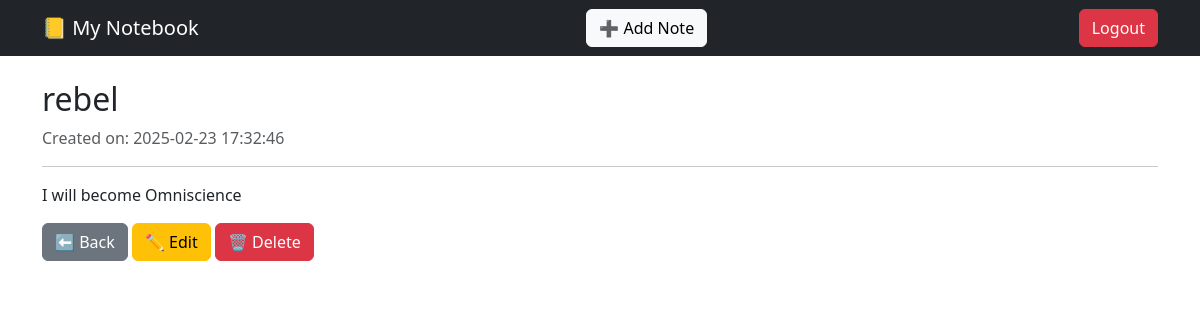
Screenshot of /view_note.php?id=7 (signed in) with the database file from the repository.
### tables this page shows
CREATE TABLE `notes` (
  `id` int(11) NOT NULL AUTO_INCREMENT,
  `user_id` int(11) DEFAULT NULL,
  `title` varchar(255) DEFAULT NULL,
  `content` text DEFAULT NULL,
  `created_at` timestamp NULL DEFAULT current_timestamp(),
  `updated_at` timestamp NULL DEFAULT current_timestamp() ON UPDATE current_timestamp(),
  `completed` tinyint(1) DEFAULT 0,
  PRIMARY KEY (`id`)
);

### view_note.php (the view, shortened to what this page needs)
<?php
require 'db.php';
$note_id = $_GET['id'];
$user_id = $_SESSION['user_id'];
$sql = "SELECT * FROM notes WHERE id = ? AND user_id = ?";
$stmt = $conn->prepare($sql);
$stmt->bind_param("ii", $note_id, $user_id);
$stmt->execute();
$result = $stmt->get_result();
$note = $result->fetch_assoc();
?>
<!DOCTYPE html>
<html lang="en">
<head>
    <link rel="stylesheet" href="https://cdn.jsdelivr.net/npm/bootstrap@5.3.0/dist/css/bootstrap.min.css">
</head>
<body>
    <nav class="navbar navbar-dark bg-dark">
        <div class="container">
            <a class="navbar-brand" href="dashboard.php">📒 My Notebook</a>
            <a class="btn btn-light" href="add_note.php">➕ Add Note</a>
            <a class="btn btn-danger" href="logout.php">Logout</a>
        </div>
    </nav>
    <div class="container mt-4">
        <h2><?= htmlspecialchars($note['title']) ?></h2>
        <p class="text-muted">Created on: <?= $note['created_at'] ?></p>
        <hr>
        <p><?= nl2br(htmlspecialchars($note['content'])) ?></p>
        <a href="dashboard.php" class="btn btn-secondary">⬅️ Back</a>
        <a href="edit_note.php?id=<?= $note['id'] ?>" class="btn btn-warning">✏️ Edit</a>
		<a href="note_del.php?id=<?= $note['id'] ?>" class="btn btn-danger"  onclick="return confirm('Are you sure you want to delete this note?')">🗑️ Delete</a>
    </div>
</body>
</html>

### rows the page displays
notes: title "rebel", created_at "2025-02-23 17:32:46", content "I will become Omniscience"
